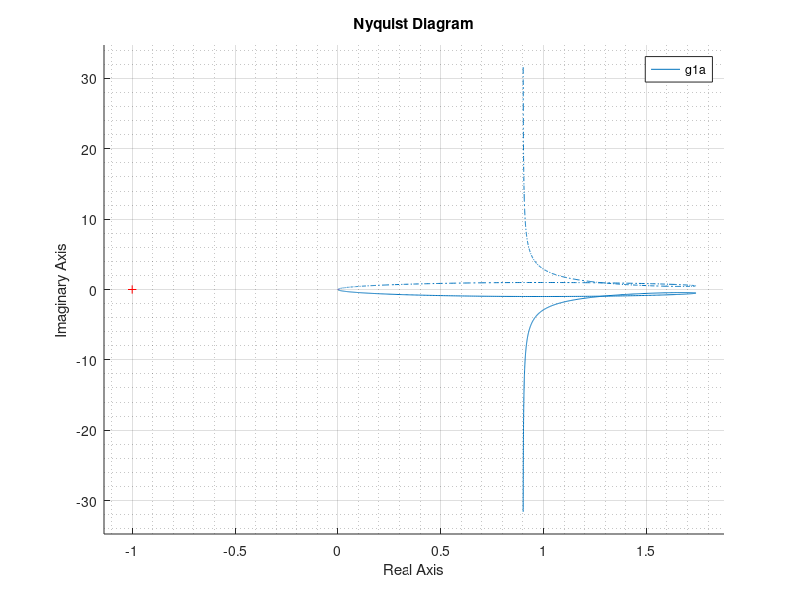
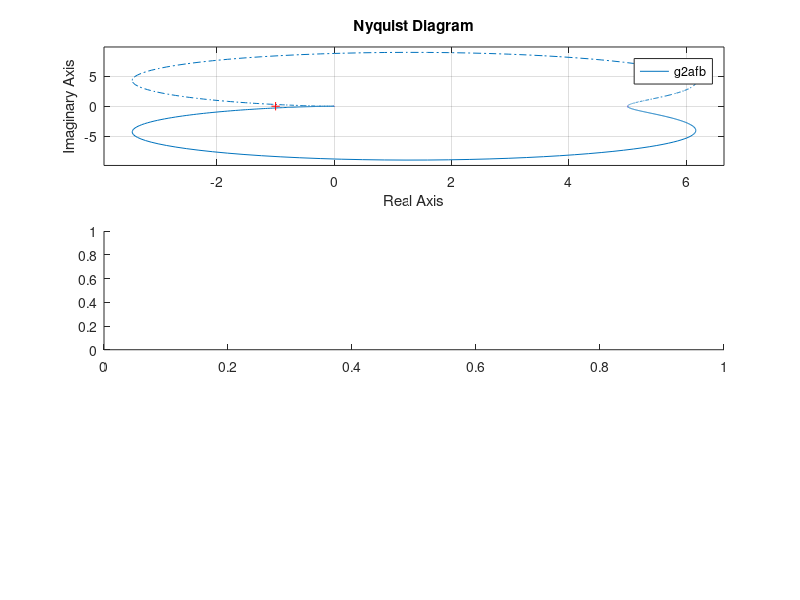

The MATLAB script that drew these images, in order: (Note: this script raises an error after producing the figures.)
close all;
clear;



g1a = tf( [20 20 10] , [ 1 11 10 0] );

fig1a = figure( 'WindowStyle', 'Docked' );
    hold on; grid on; grid minor;
    
    nyquist( g1a );
    
    
    
    
    
    
g2a = tf( 250, [ 1 4 50 ] );
g2afb = series( g2a, 1 );

fig2a = figure( 'WindowStyle', 'Docked' );
    hold on; grid on; grid minor;
    
    subplot( 3, 1, 1 );
    nyquist( g2afb );
    
    subplot( 3, 1, 2 );
    roots( [ 1 4 50 ] )
    rlocus( [ 1 ], [ 1 4 50 ] );
    
    subplot( 3, 1, 3 ),
    margin( [ 1 ], [ 1 4 50 ] );
    
    
    
    
    
    
    
g3a = tf( 250 , [ 1 4 50 ] );
h3a = tf( 2, [ 1 2 ] );
g3afb = series( g3a, h3a );

roots( [ 1 6 58 100 ] )
fig3a = figure( 'WindowStyle', 'Docked' );
    hold on; grid on; grid minor;
    
    subplot( 2, 1, 1 );
    nyquist( g3afb );
    
    subplot( 2, 1, 2 );
    rlocus( g3afb / 500 );
    
    
    
    
    
    
gh4a = tf( 40 , [ 1 6 11 6 ] );

fig4a = figure( 'WindowStyle', 'Docked' );
    hold on; grid on; grid minor;
    
    subplot( 2, 1, 1 );
    nyquist( gh4a );
    
    subplot( 2, 1, 2 );
    rlocus( gh4a / 40 );
    
   
    
    
    
    
    
gh5a = 1.5 * gh4a;

fig5a = figure( 'WindowStyle', 'Docked' );
    hold on; grid on; grid minor;
    
    nyquist( gh5a );

    
    
    
    
    
    
gh6a = 4 * gh4a;

fig6a = figure( 'WindowStyle', 'Docked' );
    hold on; grid on; grid minor;
    
    subplot( 2, 1, 1 );
    nyquist( gh6a );
    
    subplot( 2, 1, 2 );
    margin( gh6a );
    
    
    
    
    
    
    
    
    
    
    
    
    
    
    
    
    
    
    
    
    
    
    
    
    
    
    
    
    
    
    
    
    
    
    
    
    
    
    